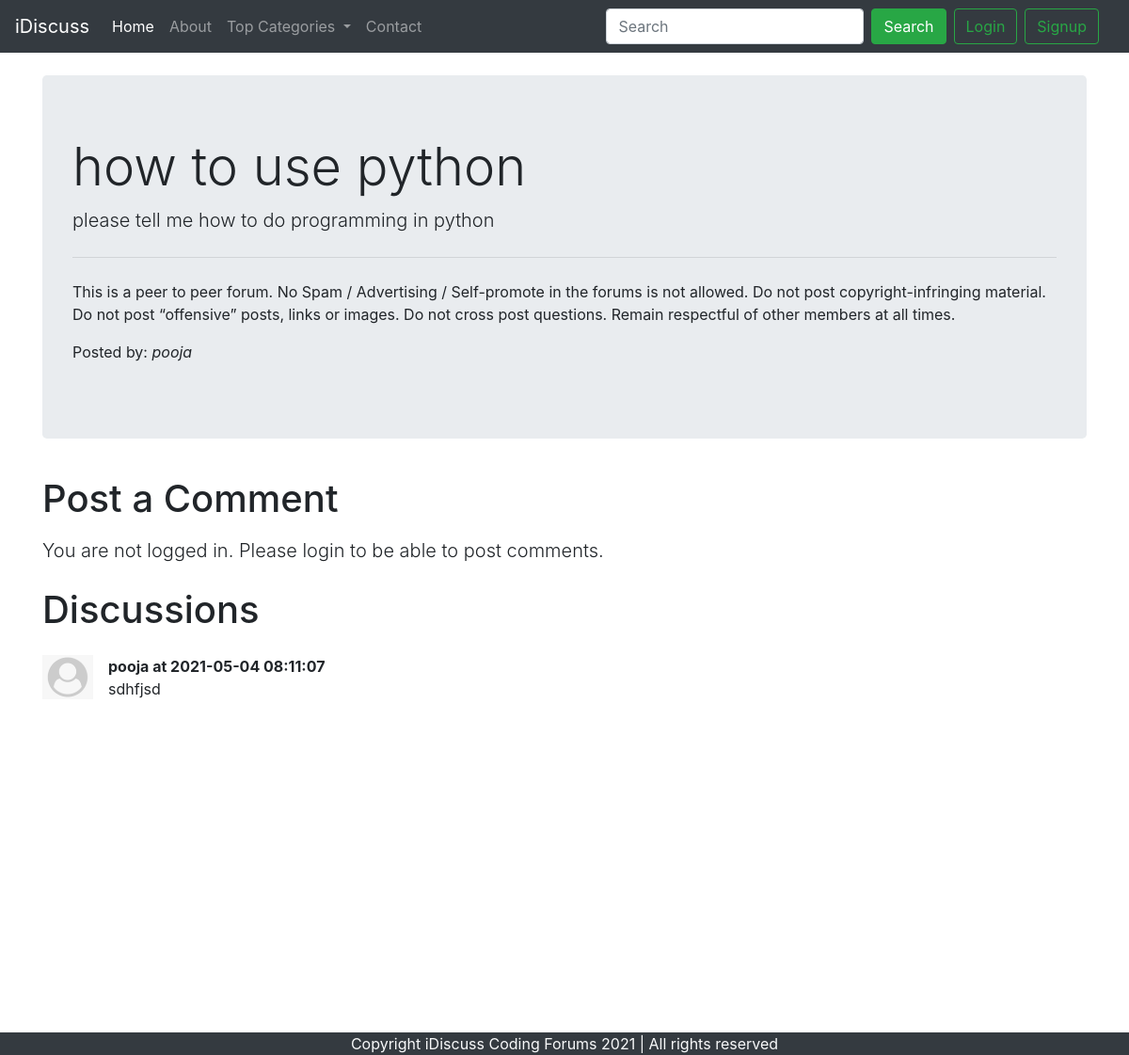
Page /thread.php?threadid=10 on the committed database.
### tables this page shows
CREATE TABLE `threads` (
  `thread_id` int(7) NOT NULL,
  `thread_title` varchar(255) NOT NULL,
  `thread_desc` text NOT NULL,
  `thread_cat_id` int(7) NOT NULL,
  `thread_user_id` int(7) NOT NULL,
  `timestamp` datetime NOT NULL
);

CREATE TABLE `users` (
  `sno` int(8) NOT NULL,
  `user_email` varchar(30) NOT NULL,
  `user_pass` varchar(255) NOT NULL,
  `timestamp` int(11) NOT NULL DEFAULT current_timestamp()
);

CREATE TABLE `comments` (
  `comment_id` int(8) NOT NULL,
  `comment_content` text NOT NULL,
  `thread_id` int(8) NOT NULL,
  `comment_time` datetime NOT NULL,
  `comment_by` int(8) NOT NULL
);

### thread.php (the view, shortened to what this page needs)
<!doctype html>
<html lang="en">
<head>
    <link rel="stylesheet" href="https://stackpath.bootstrapcdn.com/bootstrap/4.5.0/css/bootstrap.min.css"
>
</head>
<body>
    <?php include 'partials/_dbconnect.php';?>
    <?php include 'partials/_header.php';?>
    <?php
    $id = $_GET['threadid'];
    $sql = "SELECT * FROM `threads` WHERE thread_id=$id";
    $result = mysqli_query($conn, $sql);
    while($row = mysqli_fetch_assoc($result)){
        $title = $row['thread_title'];
        $desc = $row['thread_desc'];
        $thread_user_id = $row['thread_user_id'];
        $sql2 = "SELECT user_email FROM `users` WHERE sno='$thread_user_id'";
        $result2 = mysqli_query($conn, $sql2);
        $row2 = mysqli_fetch_assoc($result2);
        $posted_by = $row2['user_email'];
    }
    ?>
    <div class="container my-4">
        <div class="jumbotron">
            <h1 class="display-4"><?php echo $title;?></h1>
            <p class="lead">  <?php echo $desc;?></p>
            <hr class="my-4">
            <p>This is a peer to peer forum. No Spam / Advertising / Self-promote in the forums is not allowed. Do not post copyright-infringing material. Do not post “offensive” posts, links or images. Do not cross post questions. Remain respectful of other members at all times.</p>
            <p>Posted by: <em><?php echo $posted_by; ?></em></p>
        </div>
    </div>
     <?php
    if(isset($_SESSION['loggedin']) && $_SESSION['loggedin']==true){
    echo '<div class="container">
        <h1 class="py-2">Post a Comment</h1>
        <form action= "'. $_SERVER['REQUEST_URI'] . '" method="post">
            <div class="form-group">
                <label for="exampleFormControlTextarea1">Type your comment</label>
                <textarea class="form-control" id="comment" name="comment" rows="3"></textarea>
                <input type="hidden" name="sno" value="'. $_SESSION["sno"]. '">
            </div>
            <button type="submit" class="btn btn-success">Post Comment</button>
        </form>
    </div>';
    }
    else{
        echo '
        <div class="container">
        <h1 class="py-2">Post a Comment</h1>
           <p class="lead">You are not logged in. Please login to be able to post comments.</p>
        </div>
        ';
    }
    ?>
    <div class="container mb-5" id="ques">
        <h1 class="py-2">Discussions</h1>
       <?php
    $id = $_GET['threadid'];
    $sql = "SELECT * FROM `comments` WHERE thread_id=$id";
    $result = mysqli_query($conn, $sql);
    while($row = mysqli_fetch_assoc($result)){
        $content = $row['comment_content'];
        $comment_time = $row['comment_time'];
        $thread_user_id = $row['comment_by'];
        $sql2 = "SELECT user_email FROM `users` WHERE sno='$thread_user_id'";
        $result2 = mysqli_query($conn, $sql2);
        $row2 = mysqli_fetch_assoc($result2);
        echo '<div class="media my-3">
            <img src="img/userdefault.png" width="54px" class="mr-3" alt="...">
            <div class="media-body">
               <p class="font-weight-bold my-0">'. $row2['user_email'] .' at '. $comment_time. '</p> '. $content . '
            </div>
        </div>';
        }
    ?>
    </div>
    <?php include 'partials/_footer.php';?>
</body>
</html>

### thread.php (style rules this page uses)
#ques { min-height: 433px; }

### rows in the picture
threads: thread_title "how to use python", thread_desc "please tell me how to do programming in python"
users: user_email "pooja"
comments: users.user_email "pooja", comment_time "2021-05-04 08:11:07", comment_content "sdhfjsd"
